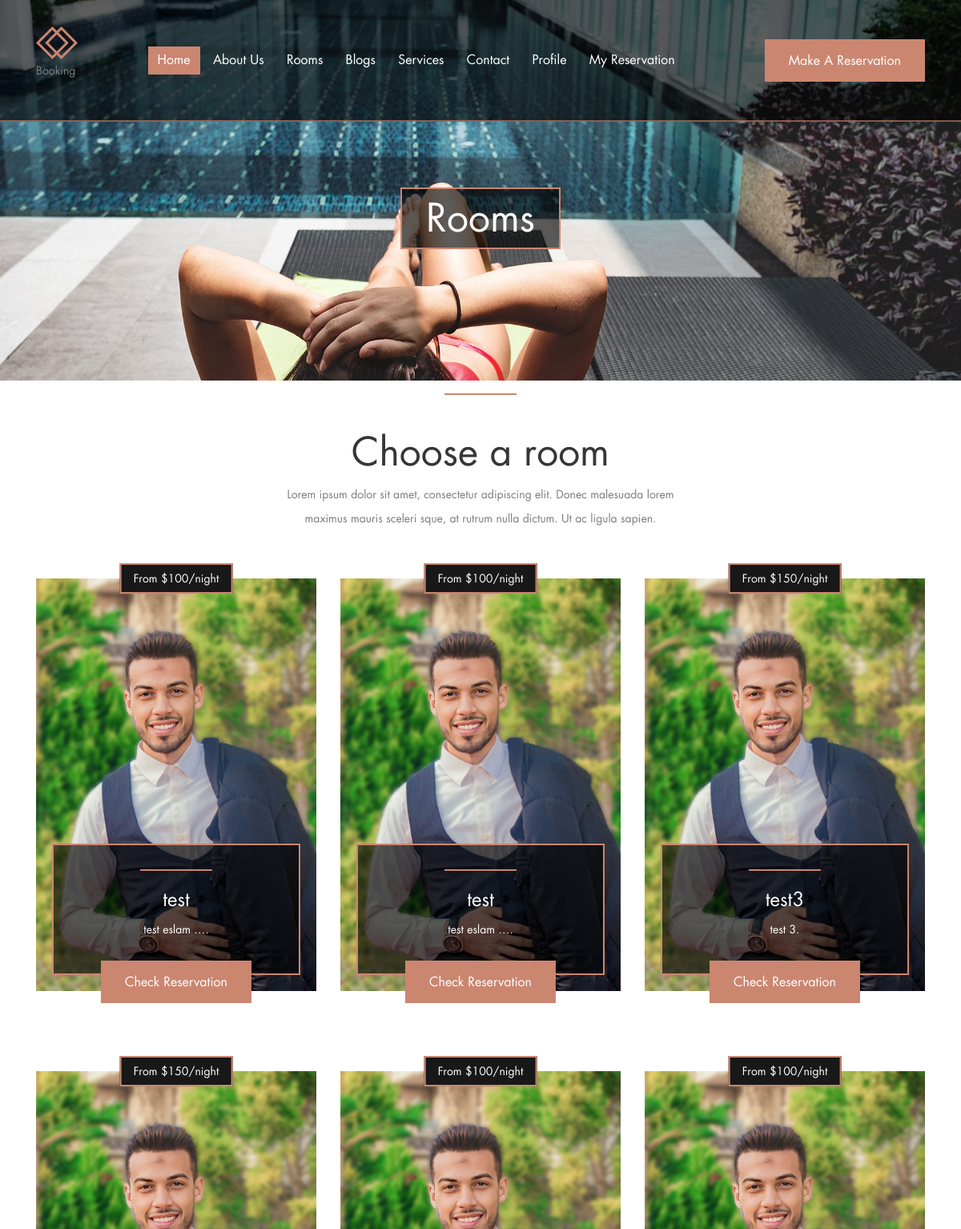
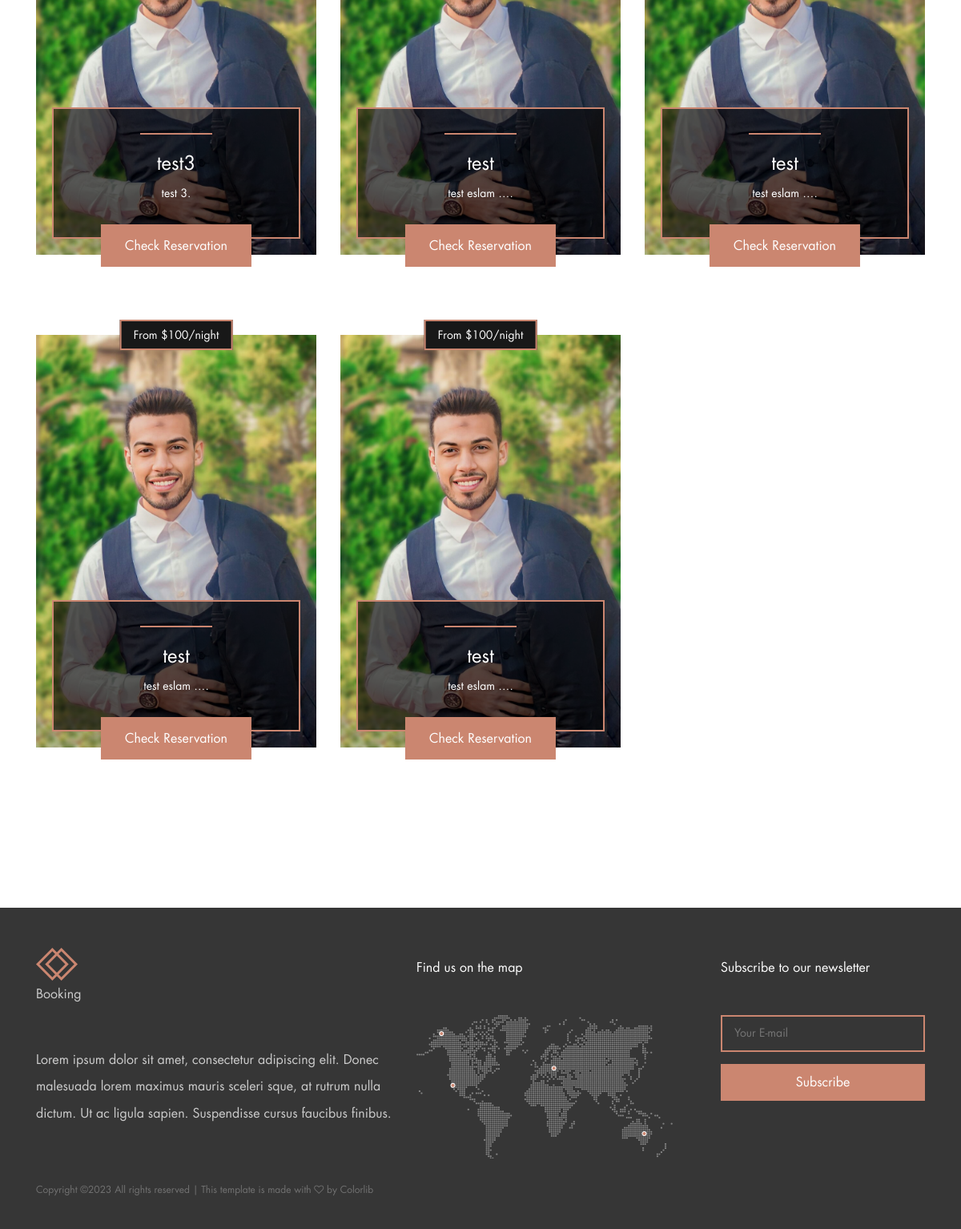
The page /accounts/reservation (signed in) on the database as committed earlier (2 pictures, top to bottom).
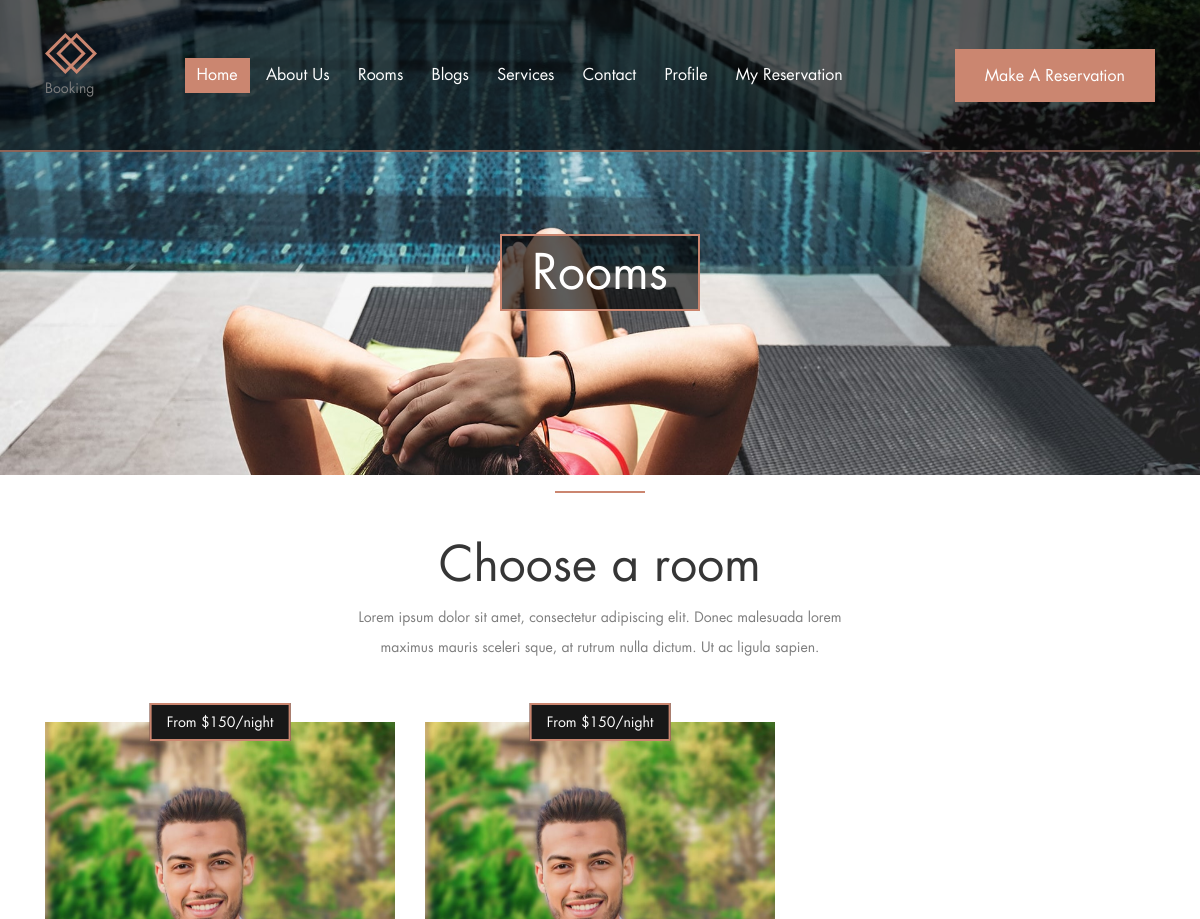
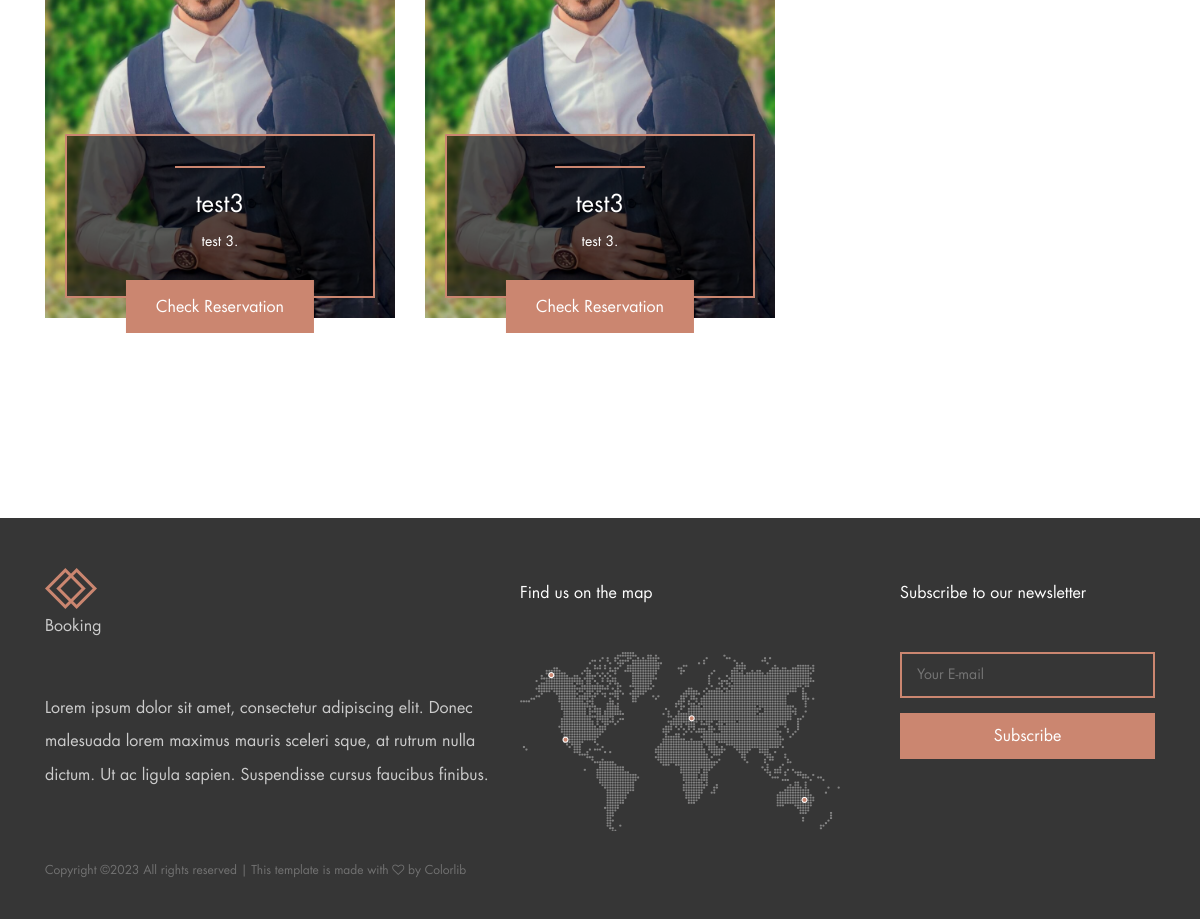
The same page on the database as committed later (2 pictures, top to bottom).
### unit/models.py (models this page shows, shortened)
class UnitBook(models.Model):
    user = models.ForeignKey(User,related_name='book_owner',on_delete=models.CASCADE)
    unit = models.ForeignKey(Unit,related_name='book_unit',on_delete=models.CASCADE)
    date_from = models.DateField(default=timezone.now)
    date_to = models.DateField(default=timezone.now)
    adults = models.IntegerField(choices=COUNT)
    children = models.IntegerField(choices=COUNT)
    created_at = models.DateTimeField(default=timezone.now)

class Unit(models.Model):
    name = models.CharField(max_length=100, unique= True)
    image = models.ImageField(upload_to='unit/')
    price = models.IntegerField(default=0)
    description = models.TextField(max_length=10000)
    place = models.ForeignKey('Place',related_name='unit_place',on_delete=models.CASCADE)
    category = models.ForeignKey('Category',related_name='unit_category',on_delete=models.CASCADE)
    available = models.BooleanField(default=True)
    created_at = models.DateTimeField(default=timezone.now)
    slug = models.SlugField(null= True, blank= True)
    def get_absolute_url(self):
        return reverse("unit:unit_detail", kwargs={"slug": self.slug})

### accounts/views.py (the view)
# urls.py: path('reservation', views.my_reservation, name='my_reservation'),
def my_reservation(request):
    unit_list = UnitBook.objects.filter(user= request.user)
    return render(request,'accounts/reservation.html',{'unit_list':unit_list})

### accounts/templates/accounts/reservation.html (shortened to what this page needs)
{% extends 'base.html' %}
{% load static %}
{% block body %}
<body>
    <section class="breadcumb-area bg-img d-flex align-items-center justify-content-center" style="background-image: url({% static 'img/bg-img/bg-6.jpg' %});">
        <div class="bradcumbContent">
            <h2>Rooms</h2>
        </div>
    </section>
    <div class="book-now-area">
        <div class="container">
            <div class="row justify-content-center">
                <div class="col-12 col-lg-10">
                </div>
            </div>
        </div>
    </div>
    <section class="rooms-area section-padding-0-100">
        <div class="container">
            <div class="row justify-content-center">
                <div class="col-12 col-lg-6">
                    <div class="section-heading text-center">
                        <div class="line-"></div>
                        <h2>Choose a room</h2>
                        <p>Lorem ipsum dolor sit amet, consectetur adipiscing elit. Donec malesuada lorem maximus mauris sceleri sque, at rutrum nulla dictum. Ut ac ligula sapien.</p>
                    </div>
                </div>
            </div>
            <div class="row">
            {% for unit in unit_list %}
                <div class="col-12 col-md-6 col-lg-4">
                    <div class="single-rooms-area wow fadeInUp" data-wow-delay="100ms">
                        <div class="bg-thumbnail bg-img" style="background-image: url({{unit.unit.image.url}});"></div>
                        <p class="price-from">From ${{unit.unit.price}}/night</p>
                        <div class="rooms-text">
                            <div class="line"></div>
                            <h4>{{unit.unit.name}}</h4>
                            <p>{{unit.unit.description|safe|truncatewords:2}}.</p>
                        </div>
                        <a href="{{unit.unit.get_absolute_url}}" class="book-room-btn btn palatin-btn">Check reservation</a>
                    </div>
                </div>
            {% endfor %}
            </div>
        </div>
    </section>
</body>
{% endblock body %}

Rows that differ between the two databases and show on the page:
removed UnitBook: unit.image (picture), unit.price "100", unit.name "test", unit.description "test eslam …"
removed UnitBook: unit.image (picture), unit.price "100", unit.name "test", unit.description "test eslam …"
removed UnitBook: unit.image (picture), unit.price "100", unit.name "test", unit.description "test eslam …"
removed UnitBook: unit.image (picture), unit.price "100", unit.name "test", unit.description "test eslam …"
removed UnitBook: unit.image (picture), unit.price "100", unit.name "test", unit.description "test eslam …"
removed UnitBook: unit.image (picture), unit.price "100", unit.name "test", unit.description "test eslam …"
